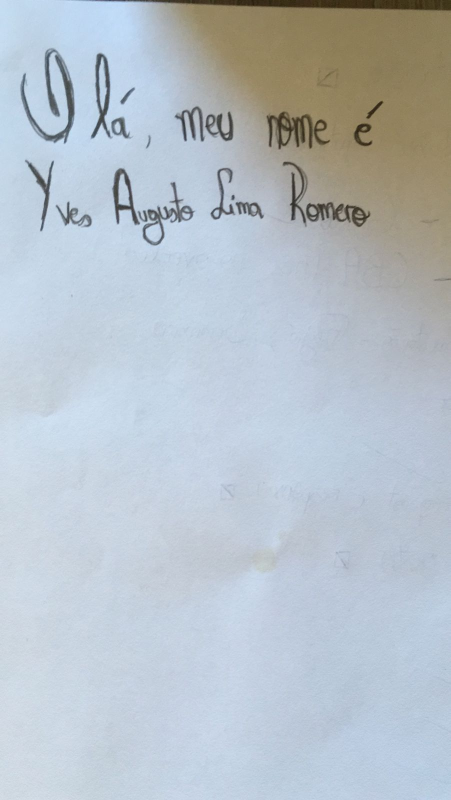
#> input picture images/nome_3.jpeg, 901 x 1600 px, found by its file name (shown at 1/2 size)
$ python threshold.py
#> lines starting #> are read from the running program, lines starting #| are printed output that depends on the picture; after the words box and inside, x2 and y2 are one past the last pixel; in counts of white or black regions, pixels touching at a corner belong together
import numpy as np
import matplotlib.pyplot as plt
import cv2

def movingThreshold(img, n, b):
    # img = img_.copy()
    img[1:-1:2, :] = np.fliplr(img[1:-1:2, :])  #  Vector flip
    f = img.flatten()  #  Flatten to one dimension
    ret = np.cumsum(f)
    ret[n:] = ret[n:] - ret[:-n]
    m = ret / n  #  Moving average
    g = np.array(f>=b*m).astype(int)  #  Threshold judgment ,g=1 if f>=b*m
    g = g.reshape(img.shape)  #  Restore to 2D
    g[1:-1:2, :] = np.fliplr(g[1:-1:2, :])  #  Flip alternately
    return g*255

img1 = cv2.imread("images/nome_3.jpeg", 0)
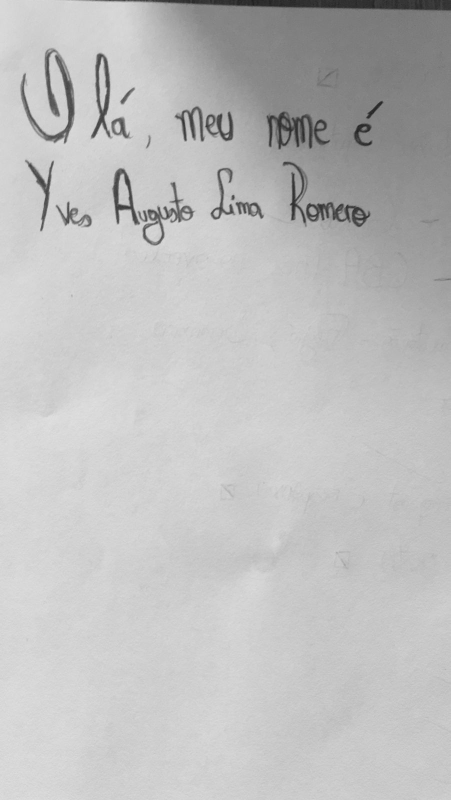
#> img1: shape (1600, 901) (shown at 1/2 size); min 27, max 226, mean 190.6
img2 = cv2.imread("images/nome_4.jpeg", 0)
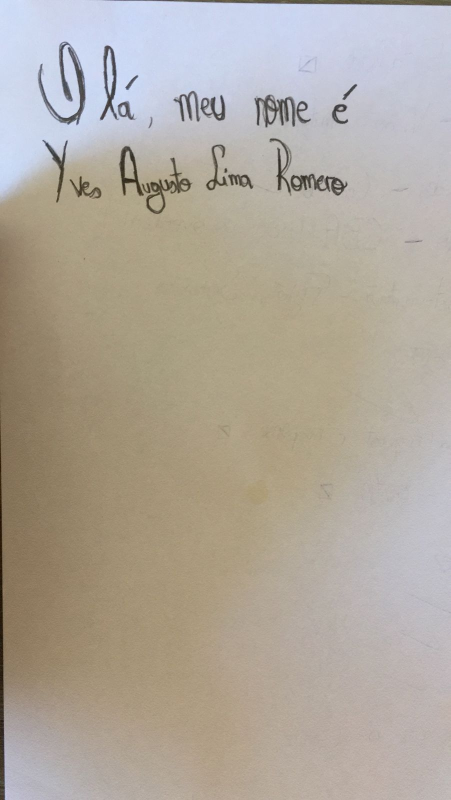
#> input picture images/nome_4.jpeg, 901 x 1600 px, found by its file name (shown at 1/2 size)
#> img2: shape (1600, 901); min 11, max 233, mean 168.7

ret1, imgOtsu1 = cv2.threshold(img1, 127, 255, cv2.THRESH_OTSU)
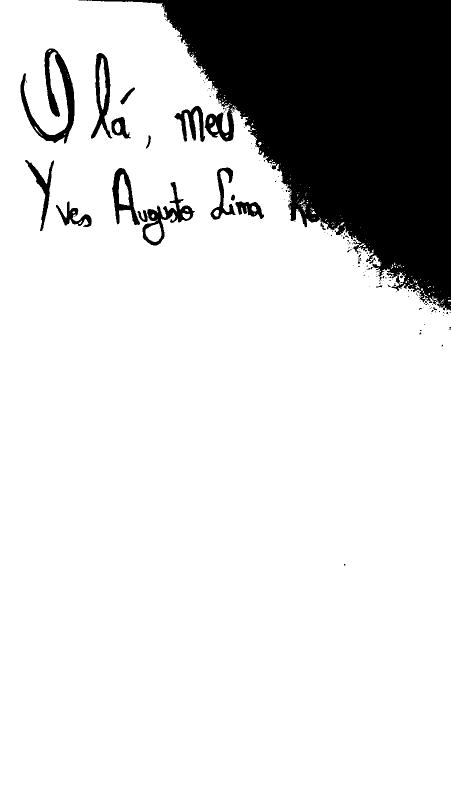
#> imgOtsu1: shape (1600, 901) (shown at 1/2 size); 83.1% white; 145 black regions (126 under 20 px), largest, box (x1, y1, x2, y2) and area: (157, 0, 901, 621) 219419, (41, 97, 149, 287) 5754, (285, 364, 390, 491) 3043
#> ret1 = 166
ret2, imgOtsu2 = cv2.threshold(img2, 127, 255, cv2.THRESH_OTSU)
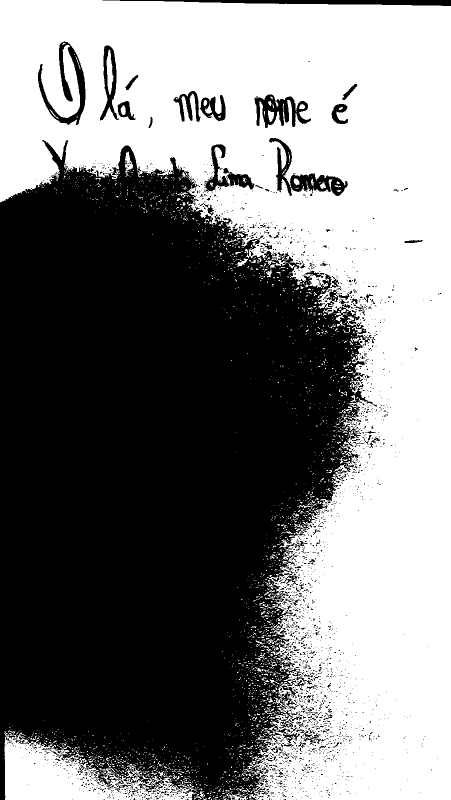
#> imgOtsu2: shape (1600, 901) (shown at 1/2 size); 48.2% white; 2237 white regions (2097 under 20 px), largest, box (x1, y1, x2, y2) and area: (0, 0, 901, 1600) 655109, (9, 1463, 393, 1600) 23884, (213, 99, 227, 190) 764
#> ret2 = 169
# cv2.imwrite("images/otsu_1.png", imgOtsu1)
# cv2.imwrite("images/otsu_2.png", imgOtsu1)
imgMoveThres1 = movingThreshold(img1, 30, 0.8)
#> in movingThreshold, `g = g.reshape(img.shape)`: g: shape (1600, 901) int64; values 0 (black) and 1 (white), 98.2% white; black in thin lines or dots, all inside (x1, y1, x2, y2) = (28, 0, 873, 491)
#> in movingThreshold, `g[1:-1:2, :] = np.fliplr(g[1:-1:2, :])`:
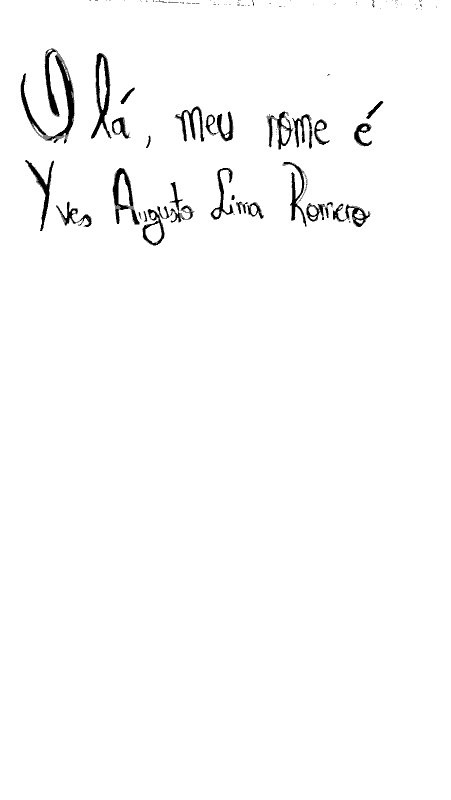
#> g: shape (1600, 901) int64 (shown at 1/2 size); values 0 (black) and 1 (white), 98.2% white; 211 black regions (169 under 20 px), largest, box (x1, y1, x2, y2) and area: (182, 106, 224, 277) 2371, (83, 109, 149, 281) 2192, (225, 336, 280, 449) 1903
imgMoveThres2 = movingThreshold(img2, 30, 0.8)
#> call 2 of movingThreshold, with n = 30, b = 0.8
#> in movingThreshold (call 2), `img[1:-1:2, :] = np.fliplr(img[1:-1:2, :])`:
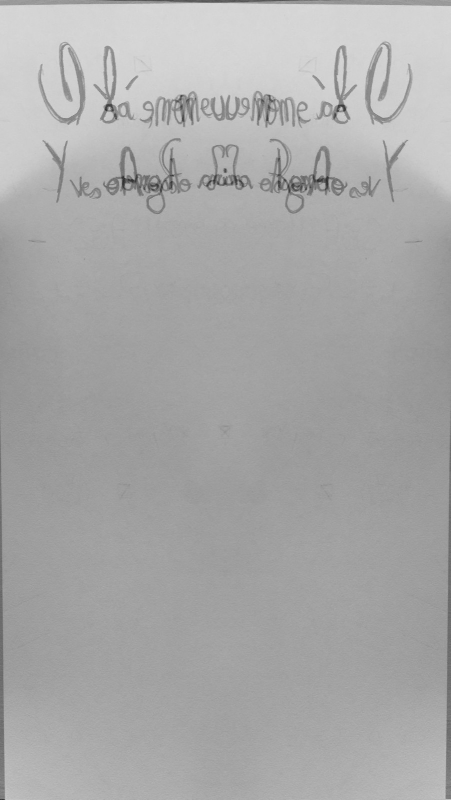
#> img: shape (1600, 901) (shown at 1/2 size); min 11, max 233, mean 168.7
#> in movingThreshold (call 2), `g = g.reshape(img.shape)`: g: shape (1600, 901) int64; values 0 (black) and 1 (white), 98.3% white; black in thin lines or dots
#> in movingThreshold (call 2), `g[1:-1:2, :] = np.fliplr(g[1:-1:2, :])`:
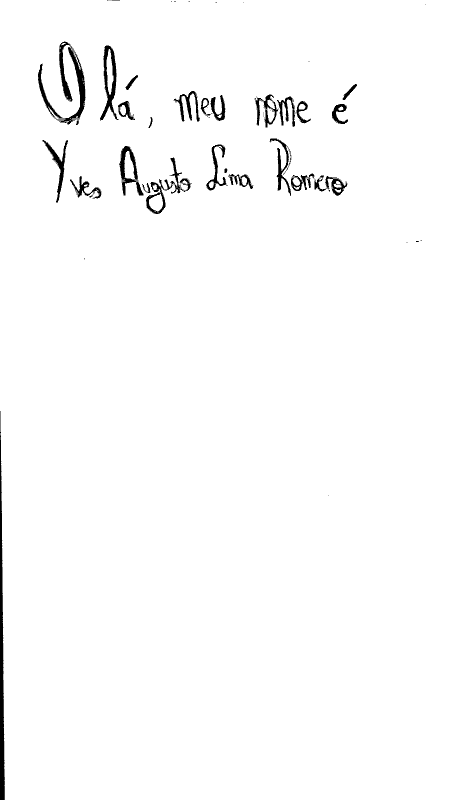
#> g: shape (1600, 901) int64 (shown at 1/2 size); values 0 (black) and 1 (white), 98.3% white; 105 black regions (73 under 20 px), largest, box (x1, y1, x2, y2) and area: (0, 822, 10, 1600) 4221, (76, 93, 171, 249) 2640, (200, 91, 237, 241) 1886
# cv2.imwrite("images/moving_mean_1.png", imgMoveThres1)
# cv2.imwrite("images/moving_mean_2.png", imgMoveThres2)
plt.figure(figsize=(9, 6))
plt.subplot(231), plt.axis('off'), plt.title("Origin")
plt.imshow(img1, 'gray')
plt.subplot(232), plt.axis('off'), plt.title("OTSU(T={})".format(ret1))
plt.imshow(imgOtsu1, 'gray')
plt.subplot(233), plt.axis('off'), plt.title("Moving threshold")
plt.imshow(imgMoveThres1, 'gray')
plt.subplot(234), plt.axis('off'), plt.title("Origin")
plt.imshow(img2, 'gray')
plt.subplot(235), plt.axis('off'), plt.title("OTSU(T={})".format(ret2))
plt.imshow(imgOtsu2, 'gray')
plt.subplot(236), plt.axis('off'), plt.title("Moving threshold")
plt.imshow(imgMoveThres2, 'gray')
plt.tight_layout()
plt.show()
